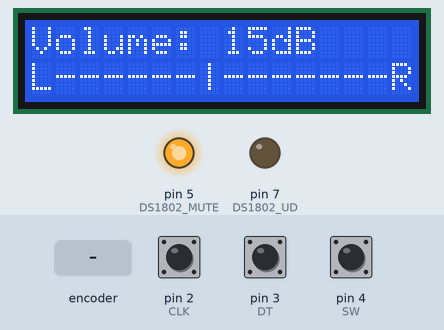
Simulated run of this sketch. Board: Arduino Uno, built with avr-gcc and run on an emulated ATmega328P. On the bench: 16×2 character LCD, output pins drawn as LEDs (lit = HIGH). The test bench sets the inputs (shaded band); at power-on: pin 4 (SW) HIGH, pin 2 (CLK) HIGH, pin 3 (DT) HIGH. Pins used as bus, display or sensor lines are not drawn.

Above: at 1.2 s.
1.3 s: pin 4 (SW) pulled LOW for 1 s
At 2.1 s:
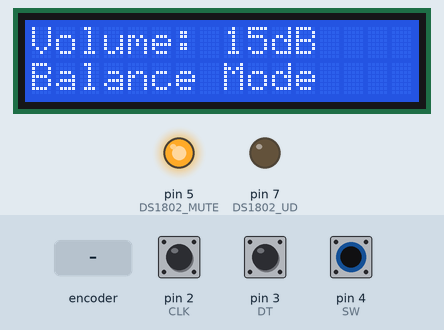
3.8 s: rotary encoder on pin 2 (CLK) / pin 3 (DT) turned 3 steps (first pin leading)
At 5.1 s:
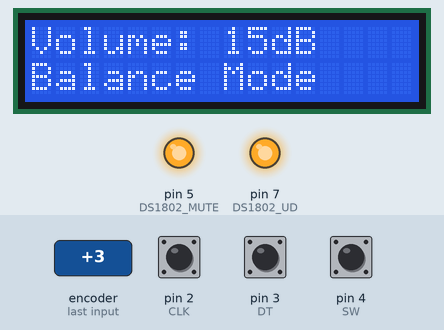
5.9 s: pin 4 (SW) pulled LOW for 0.15 s
At 6.8 s:
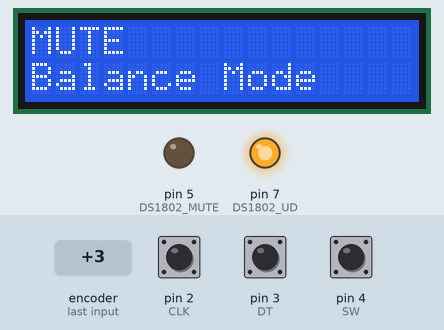
7.5 s: rotary encoder on pin 2 (CLK) / pin 3 (DT) turned 2 steps (second pin leading)
At 9.0 s:
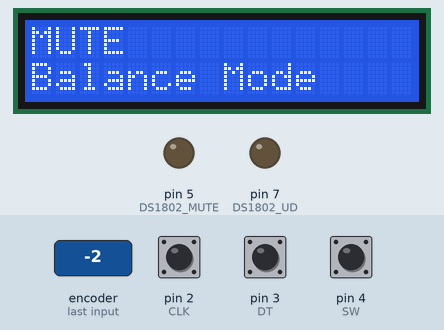
9.4 s: pin 4 (SW) pulled LOW for 3.2 s
At 10.6 s:
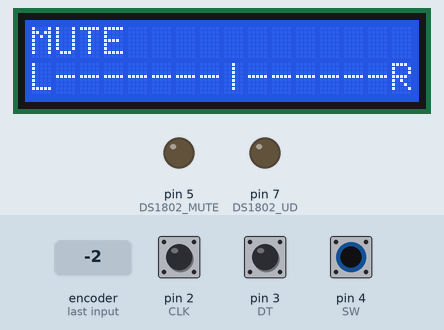
Timing chart, 0 to 12.4 s (numbered marks = the images above; inputs shaded):
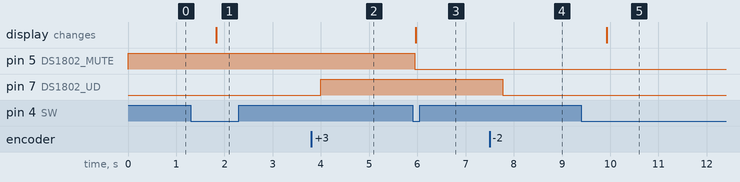

Measured:
- after the input at 1.3 s, the display: changes after 0.53 s (image 1)
- after the input at 3.8 s, pin 7 (DS1802_UD): LOW → HIGH after 0.20 s
- after the input at 5.9 s, pin 5 (DS1802_MUTE): HIGH → LOW after 0.05 s; the display: changes after 0.07 s (image 3)
- after the input at 7.5 s, pin 7 (DS1802_UD): HIGH → LOW after 0.28 s
- after the input at 9.4 s, the display: changes after 0.52 s (image 5)

The sketch:

volume_2x16.ino
```cpp
#include <Wire.h>
#include <LiquidCrystal_I2C.h>

#define CLK 2       // Rotary Encoder Clock (A)
#define DT 3        // Rotary Encoder Data (B)
#define SW 4        // Rotary Encoder Button (Mute)
#define DS1802_CLK 6  // DS1802 Clock
#define DS1802_UD 7   // DS1802 Up/Down
#define DS1802_MUTE 5 // DS1802 Mute

LiquidCrystal_I2C lcd(0x27, 16, 2);  // Adjust 0x27 to your LCD's I2C address

bool muteState = false;
int volume = 15;  // Initial volume (0-63)
int balance = 0;  // Balance (-10 to 10)
bool balanceMode = false;
int lastEncoderState;

void setup() {
    pinMode(CLK, INPUT_PULLUP);
    pinMode(DT, INPUT_PULLUP);
    pinMode(SW, INPUT_PULLUP);
    pinMode(DS1802_CLK, OUTPUT);
    pinMode(DS1802_UD, OUTPUT);
    pinMode(DS1802_MUTE, OUTPUT);

    digitalWrite(DS1802_MUTE, HIGH);  // Start unmuted
    lastEncoderState = digitalRead(CLK);

    // Initialize LCD
    lcd.init();
    lcd.backlight();
    updateLCD();
}

void loop() {
    // Read encoder button (mute toggle)
    if (digitalRead(SW) == LOW) {
        delay(50); // Debounce
        if (digitalRead(SW) == LOW) {
            muteState = !muteState;
            digitalWrite(DS1802_MUTE, muteState ? LOW : HIGH);
            updateLCD();
            while (digitalRead(SW) == LOW); // Wait for release
        }
    }

    // Check if encoder is rotated
    int encoderState = digitalRead(CLK);
    if (encoderState != lastEncoderState) {
        if (digitalRead(DT) != encoderState) {
            if (balanceMode) balance = constrain(balance + 1, -10, 10);
            else volume = constrain(volume + 1, 0, 63);
        } else {
            if (balanceMode) balance = constrain(balance - 1, -10, 10);
            else volume = constrain(volume - 1, 0, 63);
        }

        updateVolume();
        updateLCD();
        lastEncoderState = encoderState;
    }

    // Hold button to switch to balance mode
    if (digitalRead(SW) == LOW) {
        delay(500);  // Long press detection
        if (digitalRead(SW) == LOW) {
            balanceMode = !balanceMode;
            updateLCD();
            while (digitalRead(SW) == LOW); // Wait for release
        }
    }
}

// Function to update DS1802 volume levels
void updateVolume() {
    int logVolume = pow(10, (volume / 63.0) * log10(63)); // Logarithmic mapping

    int leftVol = logVolume + (balance < 0 ? balance : 0);
    int rightVol = logVolume - (balance > 0 ? balance : 0);

    sendToDS1802(leftVol);
    sendToDS1802(rightVol);
}

// Function to send volume to DS1802
void sendToDS1802(int vol) {
    for (int i = 0; i < 7; i++) {
        digitalWrite(DS1802_CLK, LOW);
        digitalWrite(DS1802_UD, (vol & (1 << i)) ? HIGH : LOW);
        digitalWrite(DS1802_CLK, HIGH);
    }
}

// Function to update the LCD display
void updateLCD() {
    lcd.clear();

    // Line 1: Display Volume or MUTE
    if (muteState) {
        lcd.setCursor(0, 0);
        lcd.print("MUTE");
    } else {
        lcd.setCursor(0, 0);
        lcd.print("Volume: ");
        lcd.print(volume);
        lcd.print("dB");
    }

    // Line 2: Display Balance
    lcd.setCursor(0, 1);
    if (balanceMode) {
        lcd.print("Balance Mode ");
    } else {
        lcd.print("L");
        int barPos = map(balance, -10, 10, 1, 14);
        for (int i = 1; i < 15; i++) {
            if (i == barPos) lcd.print("|");  // Center mark
            else lcd.print("-");
        }
        lcd.print("R");
    }
}
```
